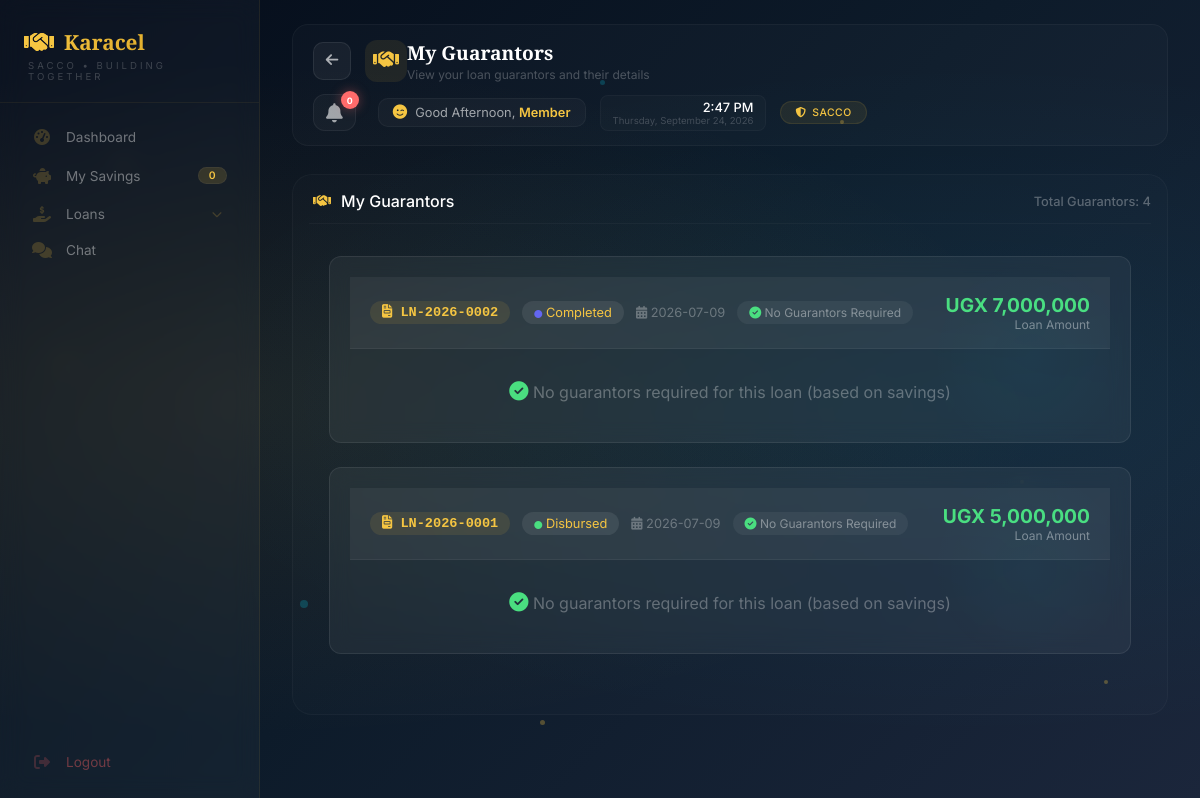
Screenshot of /member/guarantors (signed in) with the database file from the repository.
### tables this page shows
CREATE TABLE loans (
            id INTEGER PRIMARY KEY AUTOINCREMENT,
            loan_number TEXT UNIQUE NOT NULL,
            user_id INTEGER NOT NULL,
            amount REAL NOT NULL,
            interest_rate REAL NOT NULL,
            interest_amount REAL NOT NULL,
            total_repayment REAL NOT NULL,
            monthly_installment REAL NOT NULL,
            tenure INTEGER DEFAULT 3,
            purpose TEXT,
            repayment_plan TEXT,
            status TEXT DEFAULT 'pending',
            application_date TEXT NOT NULL,
            approved_date TEXT,
            disbursed_date TEXT,
            completed_date TEXT,
            rejected_date TEXT,
            rejection_reason TEXT,
            admin_rejection_reason TEXT,
            current_balance REAL DEFAULT 0,
            interest_accrued REAL DEFAULT 0,
            last_interest_date TEXT,
            months_overdue INTEGER DEFAULT 0,
            start_month INTEGER DEFAULT 0,
            end_month INTEGER DEFAULT 12,
            created_at TIMESTAMP DEFAULT CURRENT_TIMESTAMP, last_payment_date TEXT, last_payment_amount REAL DEFAULT 0, total_interest_accrued REAL DEFAULT 0, principal_paid REAL DEFAULT 0, interest_paid REAL DEFAULT 0, months_paid INTEGER DEFAULT 0, original_balance REAL DEFAULT 0, total_interest_calculated REAL DEFAULT 0, due_date TEXT, loan_start_date TEXT, loan_end_date TEXT, completion_date TEXT, disbursement_date TEXT, next_interest_date TEXT, payment_method TEXT, transaction_ref TEXT, notes TEXT, collateral TEXT, guarantor_required INTEGER DEFAULT 0, rejected_by TEXT, approved_by TEXT, approved_by_role TEXT, disbursed_by TEXT, disbursed_by_role TEXT, application_fee REAL DEFAULT 1000, application_fee_paid INTEGER DEFAULT 0, net_loan_amount REAL DEFAULT 0, loan_type TEXT DEFAULT "standard", disbursed_amount REAL DEFAULT 0, total_fees_paid REAL DEFAULT 0, total_penalties REAL DEFAULT 0, accrued_interest REAL DEFAULT 0, last_interest_applied_date TEXT, total_interest_charged REAL DEFAULT 0,
            FOREIGN KEY (user_id) REFERENCES users(id)
        );

### app.py (the view)
@app.route("/member/guarantors")
def member_guarantors():
    if "user_id" not in session:
        return redirect("/login")
    user_id = session["user_id"]
    db = get_db()
    db.row_factory = sqlite3.Row
    try:
        guarantors = db.execute("""
            SELECT
                lg.*,
                l.loan_number,
                l.amount,
                l.status as loan_status,
                l.application_date,
                l.interest_amount,
                l.total_repayment
            FROM loan_guarantors lg
            JOIN loans l ON lg.loan_id = l.id
            WHERE l.user_id = ?
            ORDER BY l.application_date DESC, lg.id DESC
        """, (user_id,)).fetchall()
        loans = db.execute("""
            SELECT
                id,
                loan_number,
                amount,
                interest_amount,
                total_repayment,
                status,
                application_date,
                approved_date,
                disbursed_date,
                completed_date,
                current_balance,
                created_at
            FROM loans
            WHERE user_id = ?
            ORDER BY application_date DESC
        """, (user_id,)).fetchall()
        db.close()
        return render_template(
            "member/member-guarantors.html",
            guarantors=guarantors,
            loans=loans
        )
    except Exception as e:
        import traceback
        traceback.print_exc()
        db.close()
        flash(f"Error loading guarantors: {str(e)}", "danger")
        return redirect(url_for("member_dashboard"))

### app.py (called while the page is built)
def get_db():
    conn = sqlite3.connect("sacco.db")
    conn.row_factory = sqlite3.Row
    return conn

@app.context_processor
def inject_globals():
    from datetime import datetime
    completed_loans = 0
    try:
        if 'user_id' in session:
            role = session.get('role', '')
            if role in ['treasurer', 'admin', 'chairperson']:
                db = get_db()
                completed_loans = db.execute("SELECT COUNT(*) FROM loans WHERE status = 'completed'").fetchone()[0]
                db.close()
    except Exception as e:
        print(f"Error getting completed_loans: {e}")
    return {
        'now': datetime.now(),
        'completed_loans': completed_loans
    }

### templates/member/member-guarantors.html (shortened to what this page needs)
{% extends "member/member-base.html" %}
{% block page_title %}My Guarantors{% endblock %}
{% block page_subtitle %}View your loan guarantors and their details{% endblock %}
{% block content %}
<div class="history-section">
    <div class="history-title">
        <i class="fas fa-handshake"></i> My Guarantors
        <span style="font-size: 0.8rem; margin-left: auto; color: rgba(255,255,255,0.3);">
            Total Guarantors: {{ guarantors|length }}
        </span>
    </div>
    <div style="padding: 20px;">
        {% if guarantors %}
            {% set loan_ids = [] %}
            {% for guarantor in guarantors %}
                {% if guarantor.loan_id not in loan_ids %}
                    {% set _ = loan_ids.append(guarantor.loan_id) %}
                {% endif %}
            {% endfor %}
            {% for loan_id in loan_ids %}
                {% set loan = loans|selectattr('id', 'equalto', loan_id)|first %}
                {% if loan %}
                <div class="guarantor-card">
                    <div class="guarantor-header">
                        <div class="guarantor-title">
                            <span class="loan-number-badge">
                                <i class="fas fa-file-invoice"></i> {{ loan.loan_number }}
                            </span>
                            <span class="guarantor-badge">
                                <i class="fas fa-circle" style="color: {% if loan.status == 'pending' %}#f5c542{% elif loan.status == 'approved' %}#00e0ff{% elif loan.status in ['disbursed', 'active'] %}#4ade80{% elif loan.status == 'completed' %}#6366f1{% else %}#ff6b6b{% endif %}; font-size: 0.5rem;"></i>
                                {{ loan.status|title }}
                            </span>
                            <span style="color: rgba(255,255,255,0.3); font-size: 0.8rem;">
                                <i class="fas fa-calendar-alt"></i> {{ loan.application_date }}
                            </span>
                            <span class="no-guarantors-badge">
                                {% set loan_guarantors = guarantors|selectattr('loan_id', 'equalto', loan_id)|list %}
                                {% if loan_guarantors|length > 0 and loan_guarantors[0].guarantor_name == 'No Guarantor Required' %}
                                    <i class="fas fa-check-circle" style="color: #4ade80;"></i> No Guarantors Required
                                {% else %}
                                    <i class="fas fa-users"></i> {{ loan_guarantors|length }} Guarantors
                                {% endif %}
                            </span>
                        </div>
                        <div class="guarantor-amount">
                            <div class="amount">UGX {{ "{:,.0f}".format(loan.amount) if loan.amount else '0' }}</div>
                            <div class="label">Loan Amount</div>
                        </div>
                    </div>
                    {% set loan_guarantors = guarantors|selectattr('loan_id', 'equalto', loan_id)|list %}
                    {% if loan_guarantors and loan_guarantors[0].guarantor_name != 'No Guarantor Required' %}
                    <div class="guarantor-table-wrapper">
                        <table class="guarantor-table">
                            <thead>
                                <tr>
                                    <th>#</th>
                                    <th>Name</th>
                                    <th>Phone</th>
                                    <th>Email</th>
                                    <th>Relationship</th>
                                    <th>Status</th>
                                    <th>Date Added</th>
                                </tr>
                            </thead>
                            <tbody>
                                {% for guarantor in loan_guarantors %}
                                <tr>
                                    <td>{{ loop.index }}</td>
                                    <td>
                                        <strong style="color: rgba(255,255,255,0.9);">
                                            <i class="fas fa-user" style="color: rgba(255,255,255,0.3); margin-right: 8px;"></i>
                                            {{ guarantor.guarantor_name }}
                                        </strong>
                                    </td>
                                    <td>
                                        <i class="fas fa-phone" style="color: rgba(255,255,255,0.3); margin-right: 6px;"></i>
                                        {{ guarantor.phone }}
                                    </td>
                                    <td>
                                        {% if guarantor.email %}
                                            <i class="fas fa-envelope" style="color: rgba(255,255,255,0.3); margin-right: 6px;"></i>
                                            {{ guarantor.email }}
                                        {% else %}
                                            <span style="color: rgba(255,255,255,0.2);">-</span>
                                        {% endif %}
                                    </td>
                                    <td>
                                        {% if guarantor.relationship %}
                                            <span style="color: rgba(255,255,255,0.6);">{{ guarantor.relationship }}</span>
                                        {% else %}
                                            <span style="color: rgba(255,255,255,0.2);">-</span>
                                        {% endif %}
                                    </td>
                                    <td>
                                        <span class="status-badge
                                            {% if guarantor.status == 'accepted' %}status-accepted
                                            {% elif guarantor.status == 'pending' %}status-pending
                                            {% elif guarantor.status == 'active' %}status-active
                                            {% else %}status-rejected{% endif %}">
                                            {% if guarantor.status == 'accepted' %}
                                                <i class="fas fa-check-circle"></i> ACCEPTED
                                            {% elif guarantor.status == 'pending' %}
                                                <i class="fas fa-clock"></i> PENDING
                                            {% elif guarantor.status == 'active' %}
                                                <i class="fas fa-check-circle"></i> ACTIVE
                                            {% else %}
                                                <i class="fas fa-times-circle"></i> {{ guarantor.status|upper }}
                                            {% endif %}
                                        </span>
                                    </td>
                                    <td style="color: rgba(255,255,255,0.4); font-size: 0.8rem;">
                                        {% if guarantor.created_at %}
                                            <i class="fas fa-clock"></i> {{ guarantor.created_at[:10] }}
                                        {% else %}
                                            -
                                        {% endif %}
                                    </td>
                                </tr>
                                {% endfor %}
                            </tbody>
                        </table>
                    </div>
                    <div class="guarantor-summary">
                        <div class="summary-item">
                            <i class="fas fa-users"></i>
                            <strong>{{ loan_guarantors|length }}</strong> Guarantors
                        </div>
                        <div class="summary-item">
                            <i class="fas fa-check-circle"></i>
                            <strong>
                                {{ loan_guarantors|selectattr('status', 'equalto', 'accepted')|list|length }}
                            </strong> Accepted
                        </div>
                        <div class="summary-item">
                            <i class="fas fa-clock"></i>
                            <strong>
                                {{ loan_guarantors|selectattr('status', 'equalto', 'pending')|list|length }}
                            </strong> Pending
                        </div>
                        <div class="summary-item">
                            <i class="fas fa-times-circle"></i>
                            <strong>
                                {{ loan_guarantors|selectattr('status', 'equalto', 'rejected')|list|length }}
                            </strong> Rejected
                        </div>
                    </div>
                    {% else %}
                    <div style="padding: 20px; text-align: center; color: rgba(255,255,255,0.3);">
                        <i class="fas fa-check-circle" style="color: #4ade80; font-size: 1.2rem;"></i>
                        No guarantors required for this loan (based on savings)
                    </div>
                    {% endif %}
                </div>
                {% endif %}
            {% endfor %}
        {% endif %}
    </div>
</div>
{% endblock %}

### templates/member/member-guarantors.html (style rules this page uses)
.guarantor-card { background: rgba(255,255,255,0.05); border-radius: 12px; border: 1px solid rgba(255,255,255,0.08); margin-bottom: 24px; overflow: hidden; transition: all 0.3s ease; }
.guarantor-header { background: rgba(255,255,255,0.05); padding: 16px 20px; border-bottom: 1px solid rgba(255,255,255,0.05); display: flex; justify-content: space-between; align-items: center; flex-wrap: wrap; gap: 12px; }
.guarantor-title { display: flex; align-items: center; gap: 12px; flex-wrap: wrap; }
.loan-number-badge { background: rgba(0,224,255,0.15); color: #00e0ff; padding: 4px 12px; border-radius: 20px; font-size: 0.85rem; font-weight: 600; }
.guarantor-badge { background: rgba(255,255,255,0.08); padding: 4px 12px; border-radius: 20px; font-size: 0.8rem; }
.guarantor-amount { text-align: right; }
.guarantor-amount .amount { color: #4ade80; font-size: 1.2rem; font-weight: 700; }
.guarantor-amount .label { color: rgba(255,255,255,0.4); font-size: 0.75rem; }
.no-guarantors-badge { background: rgba(255,255,255,0.05); padding: 4px 12px; border-radius: 20px; font-size: 0.75rem; color: rgba(255,255,255,0.4); }

### rows the page displays
loans: loan_number "LN-2026-0002", status "Completed", application_date "2026-07-09", amount "7,000,000"
loans: loan_number "LN-2026-0001", status "Disbursed", application_date "2026-07-09", amount "5,000,000"

### other values shown
{{ savings_deposits|length if savings_deposits else 0 }} "0"
{{ unread_count if unread_count is defined else 0 }} "0"
{{ member.full_name | safe if member else 'Member' }} "Member"
{{ guarantors|length }} "4"
